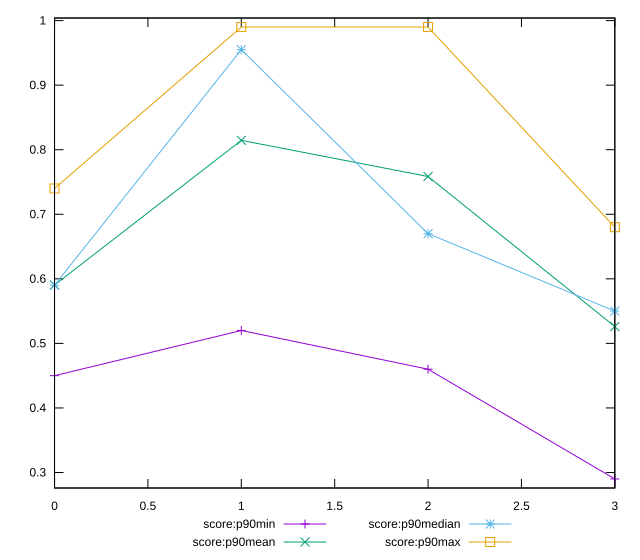

Generate this figure with gnuplot:
reset

$scoreP90Min <<EOF
0 0.45
1 0.52
2 0.46
3 0.29
EOF

$scoreP90Mean <<EOF
0 0.5904255319148939
1 0.8144680851063827
2 0.758494623655914
3 0.5260638297872341
EOF

$scoreP90Median <<EOF
0 0.59
1 0.955
2 0.67
3 0.55
EOF

$scoreP90Max <<EOF
0 0.74
1 0.99
2 0.99
3 0.68
EOF

set key outside below
set xrange [0:3]
set yrange [0.27599999999999997:1.004]
set trange [0.27599999999999997:1.004]
set terminal svg size 640, 560 enhanced background rgb 'white'
set output "reports/report_00027_2021-02-24T12-40-31.850Z/mainthread-work-breakdown/progression/score.svg"

plot $scoreP90Min title "score:p90min" with linespoints, \
     $scoreP90Mean title "score:p90mean" with linespoints, \
     $scoreP90Median title "score:p90median" with linespoints, \
     $scoreP90Max title "score:p90max" with linespoints

reset
